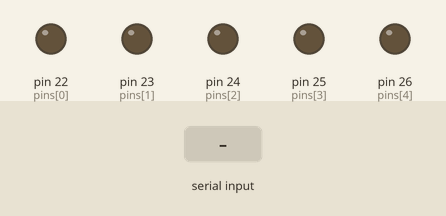
This sketch was run on a simulated Arduino Mega 2560, built with avr-gcc and run on an emulated ATmega2560. On the bench: output pins drawn as LEDs (lit = HIGH). Dashed ring = blinking. The inputs (shaded band) are chosen by the test bench.

Above: at 1.2 s.
1.3 s: "90,45\n" received over the second serial link
At 1.8 s:
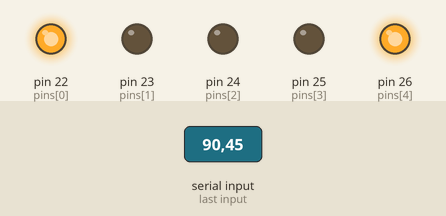
At 3.2 s:
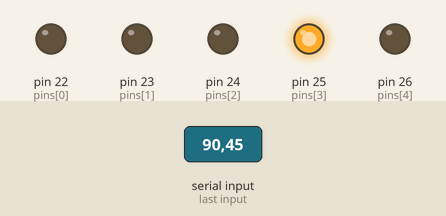
4.3 s: "30,150\n" received over the second serial link
At 4.65 s:
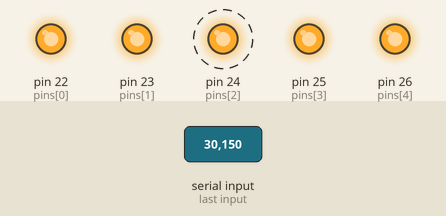
7.3 s: "200\n" received over the second serial link
10.3 s: "5\n" received over the second serial link
Timing chart, 0 to 14.3 s (numbered marks = the images above; inputs shaded):
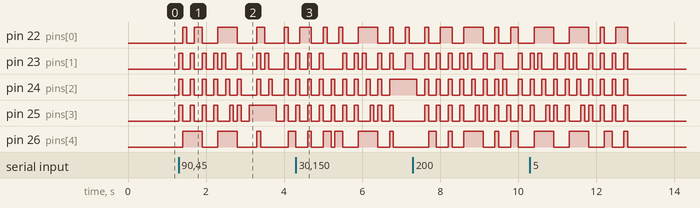

The sketch:

proj11.ino
```cpp
#define N 5
#define M 7


bool chars[][M][N] = {
  0, 0, 1, 0, 0,
  0, 1, 0, 1, 0,
  1, 0, 0, 0, 1,
  1, 0, 0, 0, 1,
  1, 1, 1, 1, 1,
  1, 0, 0, 0, 1,
  1, 0, 0, 0, 1,

  1, 1, 1, 1, 0,
  1, 0, 0, 0, 1,
  1, 0, 0, 0, 1,
  1, 1, 1, 1, 0,
  1, 0, 0, 0, 1,
  1, 0, 0, 0, 1,
  1, 1, 1, 1, 1,

  0, 0, 1, 1, 1,
  0, 1, 0, 0, 0,
  1, 0, 0, 0, 0,
  1, 0, 0, 0, 0,
  1, 0, 0, 0, 0,
  0, 1, 0, 0, 0,
  0, 0, 1, 1, 1,

  1, 1, 1, 0, 0,
  1, 0, 0, 1, 0,
  1, 0, 0, 0, 1,
  1, 0, 0, 0, 1,
  1, 0, 0, 0, 1,
  1, 0, 0, 1, 0,
  1, 1, 1, 0, 0,

  1, 1, 1, 1, 1,
  1, 0, 0, 0, 0,
  1, 0, 0, 0, 0,
  1, 1, 1, 1, 0,
  1, 0, 0, 0, 0,
  1, 0, 0, 0, 0,
  1, 1, 1, 1, 1,

  1, 1, 1, 1, 1,
  1, 0, 0, 0, 0,
  1, 0, 0, 0, 0,
  1, 1, 1, 1, 0,
  1, 0, 0, 0, 0,
  1, 0, 0, 0, 0,
  1, 0, 0, 0, 0,

  0, 1, 1, 1, 0,
  1, 0, 0, 0, 1,
  1, 0, 0, 0, 0,
  1, 0, 1, 1, 1,
  1, 0, 0, 0, 1,
  1, 0, 0, 0, 1,
  0, 1, 1, 1, 0,

  1, 0, 0, 0, 1,
  1, 0, 0, 0, 1,
  1, 0, 0, 0, 1,
  1, 1, 1, 1, 1,
  1, 0, 0, 0, 1,
  1, 0, 0, 0, 1,
  1, 0, 0, 0, 1,

  0, 1, 1, 1, 0,
  0, 0, 1, 0, 0,
  0, 0, 1, 0, 0,
  0, 0, 1, 0, 0,
  0, 0, 1, 0, 0,
  0, 0, 1, 0, 0,
  0, 1, 1, 1, 0,

  0, 0, 1, 1, 1,
  0, 0, 0, 1, 0,
  0, 0, 0, 1, 0,
  0, 0, 0, 1, 0,
  1, 0, 0, 1, 0,
  1, 0, 0, 1, 0,
  0, 1, 1, 0, 0,

  1, 0, 0, 0, 1,
  1, 0, 0, 1, 0,
  1, 0, 1, 0, 0,
  1, 1, 0, 0, 0,
  1, 0, 1, 0, 0,
  1, 0, 0, 1, 0,
  1, 0, 0, 0, 1,

  1, 0, 0, 0, 0,
  1, 0, 0, 0, 0,
  1, 0, 0, 0, 0,
  1, 0, 0, 0, 0,
  1, 0, 0, 0, 0,
  1, 0, 0, 0, 0,
  1, 1, 1, 1, 1,

  1, 0, 0, 0, 1,
  1, 1, 0, 1, 1,
  1, 1, 1, 1, 1,
  1, 0, 1, 0, 1,
  1, 0, 0, 0, 1,
  1, 0, 0, 0, 1,
  1, 0, 0, 0, 1,

  1, 0, 0, 0, 1,
  1, 1, 0, 0, 1,
  1, 1, 1, 0, 1,
  1, 0, 1, 0, 1,
  1, 0, 1, 1, 1,
  1, 0, 0, 1, 1,
  1, 0, 0, 0, 1,

  0, 1, 1, 1, 0,
  1, 0, 0, 0, 1,
  1, 0, 0, 0, 1,
  1, 0, 0, 0, 1,
  1, 0, 0, 0, 1,
  1, 0, 0, 0, 1,
  0, 1, 1, 1, 0,

  1, 1, 1, 1, 0,
  1, 0, 0, 0, 1,
  1, 0, 0, 0, 1,
  1, 1, 1, 1, 0,
  1, 0, 0, 0, 0,
  1, 0, 0, 0, 0,
  1, 0, 0, 0, 0,

  0, 1, 1, 1, 0,
  1, 0, 0, 0, 1,
  1, 0, 0, 0, 1,
  1, 0, 1, 0, 1,
  1, 0, 0, 1, 1,
  1, 0, 0, 1, 0,
  0, 1, 1, 0, 1,

  1, 1, 1, 1, 0,
  1, 0, 0, 0, 1,
  1, 0, 0, 0, 1,
  1, 1, 1, 1, 0,
  1, 0, 1, 0, 0,
  1, 0, 0, 1, 0,
  1, 0, 0, 0, 1,

  0, 1, 1, 1, 1,
  1, 0, 0, 0, 0,
  1, 0, 0, 0, 0,
  0, 1, 1, 1, 0,
  0, 0, 0, 0, 1,
  0, 0, 0, 0, 1,
  1, 1, 1, 1, 0,

  1, 1, 1, 1, 1,
  0, 0, 1, 0, 0,
  0, 0, 1, 0, 0,
  0, 0, 1, 0, 0,
  0, 0, 1, 0, 0,
  0, 0, 1, 0, 0,
  0, 0, 1, 0, 0,

  1, 0, 0, 0, 1,
  1, 0, 0, 0, 1,
  1, 0, 0, 0, 1,
  1, 0, 0, 0, 1,
  1, 0, 0, 0, 1,
  1, 0, 0, 0, 1,
  0, 1, 1, 1, 0,

  1, 0, 0, 0, 1,
  1, 0, 0, 0, 1,
  1, 0, 0, 0, 1,
  1, 0, 0, 0, 1,
  0, 1, 0, 1, 0,
  0, 1, 0, 1, 0,
  0, 0, 1, 0, 0,

  1, 0, 0, 0, 1,
  1, 0, 0, 0, 1,
  1, 0, 0, 0, 1,
  1, 0, 1, 0, 1,
  1, 1, 1, 1, 1,
  1, 1, 0, 1, 1,
  1, 0, 0, 0, 1,

  1, 0, 0, 0, 1,
  1, 1, 0, 1, 1,
  0, 1, 1, 1, 0,
  0, 0, 1, 0, 0,
  0, 1, 1, 1, 0,
  1, 1, 0, 1, 1,
  1, 0, 0, 0, 1,

  1, 0, 0, 0, 1,
  1, 0, 0, 0, 1,
  0, 1, 0, 1, 0,
  0, 0, 1, 0, 0,
  0, 0, 1, 0, 0,
  0, 0, 1, 0, 0,
  0, 0, 1, 0, 0,

  1, 1, 1, 1, 1,
  0, 0, 0, 0, 1,
  0, 0, 0, 1, 0,
  0, 0, 1, 0, 0,
  0, 1, 0, 0, 0,
  1, 0, 0, 0, 0,
  1, 1, 1, 1, 1,

  0, 1, 1, 1, 0,
  1, 0, 0, 0, 1,
  1, 0, 0, 1, 1,
  1, 0, 1, 0, 1,
  1, 1, 0, 0, 1,
  1, 0, 0, 0, 1,
  0, 1, 1, 1, 0,

  0, 0, 1, 0, 0,
  0, 1, 1, 0, 0,
  1, 1, 1, 0, 0,
  0, 0, 1, 0, 0,
  0, 0, 1, 0, 0,
  0, 0, 1, 0, 0,
  1, 1, 1, 1, 1,

  0, 1, 1, 1, 0,
  1, 0, 0, 0, 1,
  1, 0, 0, 0, 1,
  0, 0, 0, 1, 0,
  0, 0, 1, 0, 0,
  0, 1, 0, 0, 0,
  1, 1, 1, 1, 1,

  0, 1, 1, 1, 0,
  1, 0, 0, 0, 1,
  0, 0, 0, 0, 1,
  0, 0, 1, 1, 0,
  0, 0, 0, 0, 1,
  1, 0, 0, 0, 1,
  0, 1, 1, 1, 0,

  0, 0, 0, 1, 0,
  0, 0, 1, 1, 0,
  0, 1, 0, 1, 0,
  1, 0, 0, 1, 0,
  1, 1, 1, 1, 1,
  0, 0, 0, 1, 0,
  0, 0, 0, 1, 0,

  1, 1, 1, 1, 1,
  1, 0, 0, 0, 0,
  1, 0, 0, 0, 0,
  0, 1, 1, 1, 0,
  0, 0, 0, 0, 1,
  0, 0, 0, 0, 1,
  1, 1, 1, 1, 0,

  0, 1, 1, 1, 0,
  1, 0, 0, 0, 1,
  1, 0, 0, 0, 0,
  1, 1, 1, 1, 0,
  1, 0, 0, 0, 1,
  1, 0, 0, 0, 1,
  0, 1, 1, 1, 0,

  1, 1, 1, 1, 1,
  0, 0, 0, 0, 1,
  0, 0, 0, 1, 0,
  0, 0, 1, 0, 0,
  0, 1, 0, 0, 0,
  0, 1, 0, 0, 0,
  1, 0, 0, 0, 0,

  0, 1, 1, 1, 0,
  1, 0, 0, 0, 1,
  1, 0, 0, 0, 1,
  0, 1, 1, 1, 0,
  1, 0, 0, 0, 1,
  1, 0, 0, 0, 1,
  0, 1, 1, 1, 0,

  0, 1, 1, 1, 0,
  1, 0, 0, 0, 1,
  1, 0, 0, 0, 1,
  0, 1, 1, 1, 1,
  0, 0, 0, 0, 1,
  1, 0, 0, 0, 1,
  0, 1, 1, 1, 0
};

int pins[N] = {22, 23, 24, 25, 26};


void setup() {
  // put your setup code here, to run once:
  for(int i=0;i<N;i++)
    pinMode(pins[i], OUTPUT);
  Serial2.begin(9600);
}

void show(char key) {
  int id = -1;
  if(key >= 'a' && key <= 'z')
    id = key-'a';
  if(key >= 'A' && key <= 'Z')
    id = key-'A';
  if(key >= '0' && key <= '9')
    id = key-'0' + 26;
  if(id==-1) {
    Serial2.println("invalid character");
    return;
  }
  for(int i=M-1;i>=0;i--) {
    for(int j=0;j<N;j++) {
      digitalWrite(pins[j], chars[id][i][j] ? HIGH : LOW);
    }
    delay(100);
  }
  for(int j=0;j<N;j++)
    digitalWrite(pins[j], LOW);
  delay(200);
}


void loop() {
  if (Serial2.available() > 0) {
    char key = Serial2.read();
    Serial2.println(key);
    show(key);
  }
}
```

Measured:
- after the input at 1.3 s, pin 22 (pins[0]): LOW → HIGH after 0.10 s, → LOW 0.10 s later, → HIGH 0.20 s later, → LOW 0.20 s later, … (10 changes in this stretch); pin 23 (pins[1]): LOW → HIGH at once, → LOW 0.10 s later, → HIGH 0.20 s later, → LOW 0.10 s later, … (18 changes in this stretch)
